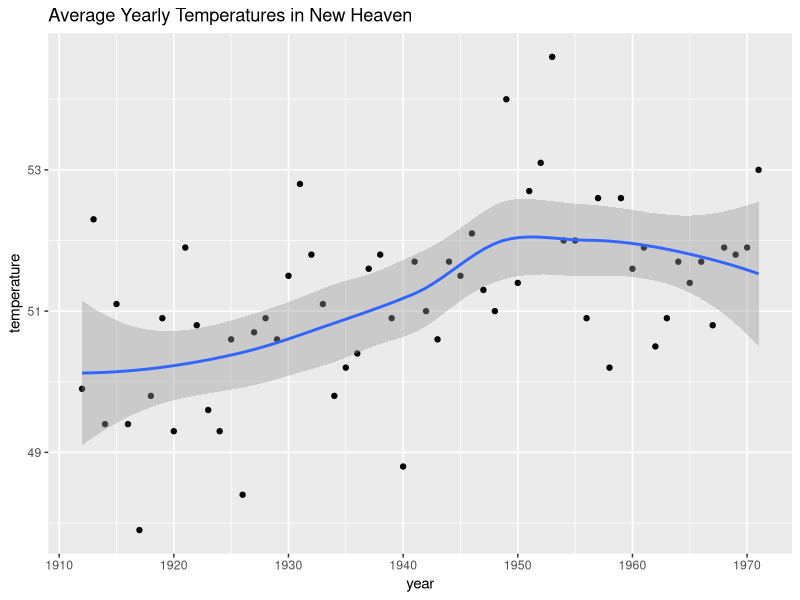

The R script that drew this image:
# Confidence Intervals

# 2022.08.09

library(tidyverse)

## Code: geom_smooth confidence interval example
# The shaded area around the curve is related to the concept of confidence intervals

data("nhtemp")
data.frame(year = as.numeric(time(nhtemp)), temperature = as.numeric(nhtemp)) %>%
  ggplot(aes(year, temperature)) +
  geom_point() +
  geom_smooth() +
  ggtitle("Average Yearly Temperatures in New Heaven")
  
## Code: Monte Carlo simulation of confidence intervals
# Note that to compute the exact 95% confidence interval, we would use 'qnorm(0.975)*SE_hat' instead
# of '2*SE_hat'

p <- 0.45
N <- 1000
X <- sample(c(0,1), size = N, replace = TRUE, prob = c(1-p, p))  # generate 'N' observations
X_hat <- mean(X)   # calculate 'X_hat'
SE_hat <- sqrt(X_hat*(1-X_hat)/N)  # calculate 'SE_hat', SE of the mean of 'N' observations
c(X_hat - 2*SE_hat, X_hat + 2*SE_hat)  # build interval of '2*SE' above and below mean


## Code: Solving for 'z' with 'qnorm'

z <- qnorm(0.995)       # calculate 'z' to solve for 99% confidence interval
pnorm(qnorm(0.995))     # demonstrating that 'qnorm' gives the 'z' value for a given probability
pnorm(qnorm(1 - 0.995)) # demonstrating symmetry of '1-qnorm'
pnorm(z) - pnorm(-z)    # demonstrating that this 'z' value gives correct probability for interval

